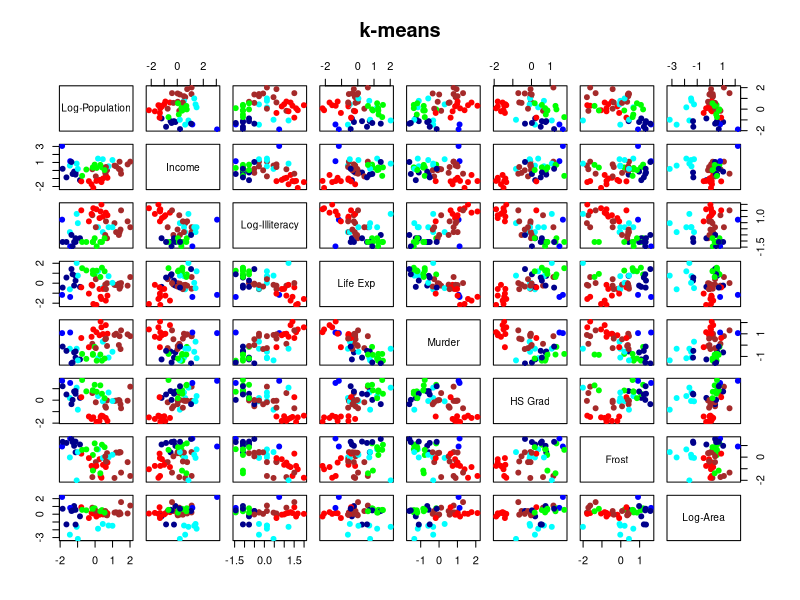
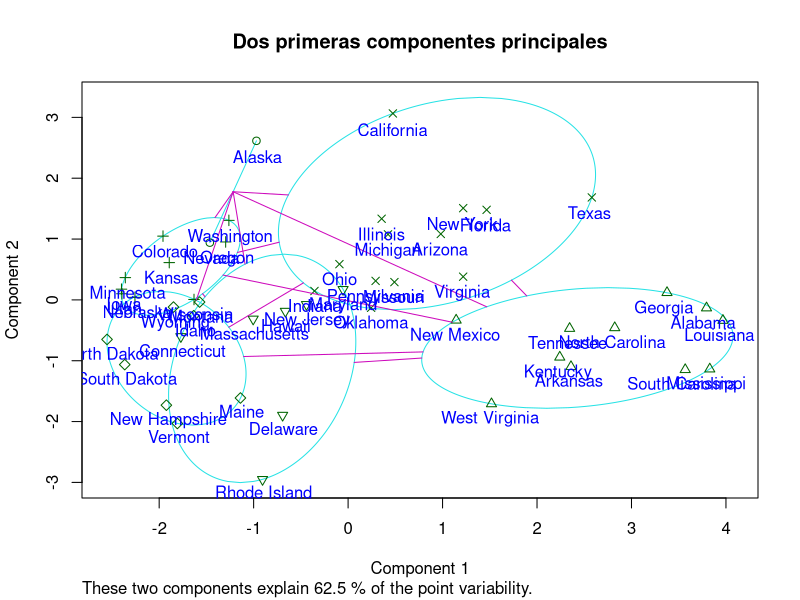
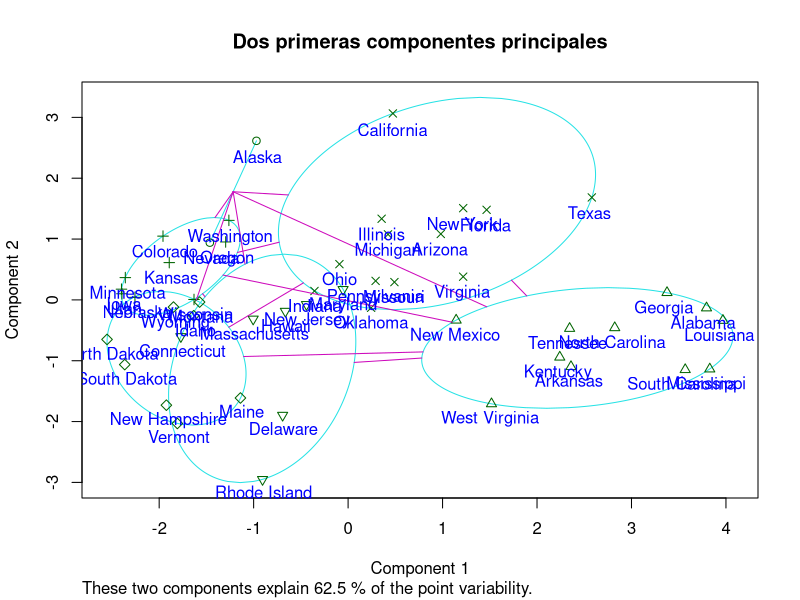
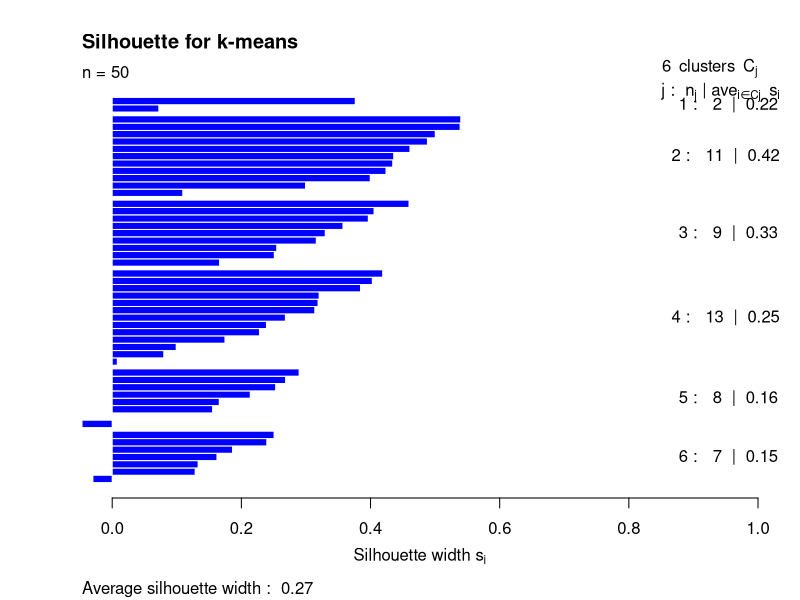

The R source for these figures, in order:

# K-MEANS

# Cargar la matriz de datos.
# Se cnsieran las medianas y busca k objetos representativos
X<-as.data.frame(state.x77)

#X
#-------------------------------------
#     Transformacion de datos
#-------------------------------------

#1.- Transformación de las variables x1,x3 y x8 con la función de logaritmo.

X[,1]<-log(X[,1])
colnames(X)[1]<-"Log-Population"

X[,3]<-log(X[,3])
colnames(X)[3]<-"Log-Illiteracy"

X[,8]<-log(X[,8])
colnames(X)[8]<-"Log-Area"

#---------------------------------
#    Metodo k-means
#---------------------------------

#1.- Separación de filas y columnas.
dim(X)
n<-dim(X)[1]
p<-dim(X[2])

# 2.- Estandarización univariante.
X.s<-scale(X)

# 3.- Algoritmo k-medias (6 grupos)
# nstar es cantidad de subconjuntos aleatorios que se escogen
# para realizar los cálculos de algoritmo.
# el 3 es el número de clouster o de agrpupaciones, en este caso se utilizan 3
Kmeans.6<-kmeans(X.s, 6, nstart=25)

# centroides
Kmeans.6$centers

# cluster de pertenencia
Kmeans.6$cluster


# 4.- SCDG
#hasta aquí llego el minimo de scdg la idea es llegar a 0 
SCDG<-sum(Kmeans.6$withinss)
SCDG

# 5.- Clusters
cl.kmeans<-Kmeans.6$cluster
cl.kmeans

# 6.- Scatter plot con la division de grupos
# obtenidos (se utiliza la matriz de datos centrados)
col.cluster<-c("blue", "red", "green","brown","darkblue","cyan")[cl.kmeans]
pairs(X.s, col=col.cluster, main="k-means", pch=19)

#-----------------------------------------
#  Visualización con las dos componentes principales
#-----------------------------------------

# Instalar apaquete
install.packages("cluster")
library(cluster) 

# Gráfico
clusplot(X.s, cl.kmeans, 
         main="Dos primeras componentes principales")

text(princomp(X.s)$score[,1:2],
     labels=rownames(X.s), pos=1, col="blue")

#-----------------------------------------
#  Visualización con las dos componentes principales
#-----------------------------------------

# Gráfico
clusplot(X.s, cl.kmeans, 
         main="Dos primeras componentes principales")

text(princomp(X.s)$score[,1:2],
     labels=rownames(X.s), pos=1, col="blue")

# De aqui se puede tomar la descicio para aumentar el numero de clousters

#-------------------------------------
#  Silhouette
#--------------------------------------
# Representacion gráfica de la eficacia de
# clasificación de una observación dentro de un
# grupo.

# 1.- Generación de los cálculos
dist.Euc<-dist(X.s, method = "euclidean")

# El cl.kmeans es dode se se encuentran los closters 
Sil.kmeans<-silhouette(cl.kmeans, dist.Euc)

#2.- Generación del gráfico

# Los ultimos números de la derecha son la probabilidad si es bajo es decir que la clasificacion es baja 
plot(Sil.kmeans, main="Silhouette for k-means", 
     col="blue")


